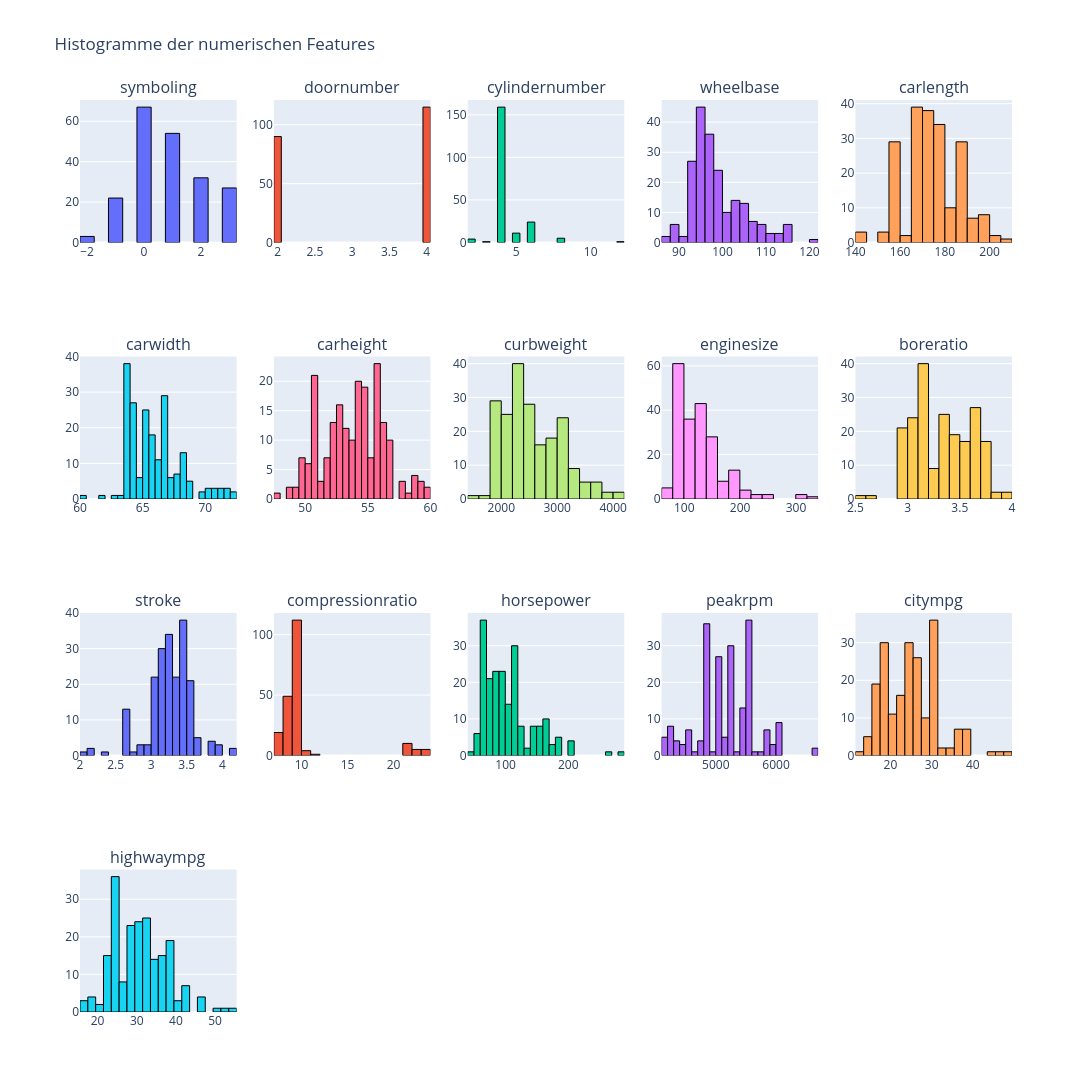

Write notebook code for a chart like this one.
### Code cell
# Feature engneering: 
# Histogram für numerische Werte erstellen und darstellen
numerical_columns = ['symboling','doornumber','cylindernumber','wheelbase', 'carlength', 'carwidth', 'carheight', 'curbweight',
                     'enginesize', 'boreratio', 'stroke', 'compressionratio', 'horsepower',
                     'peakrpm', 'citympg', 'highwaympg']

cols = 5
rows = int(np.ceil(len(numerical_columns) / cols))

fig = make_subplots(rows=rows, cols=cols, subplot_titles=numerical_columns)

for i, feature in enumerate(numerical_columns):
    row = i // cols + 1
    col = i % cols + 1

    fig.add_trace(
    go.Histogram(
        x=df[feature],
        nbinsx=25,
        name=feature,
        marker=dict(
            line=dict(
                color='black',  # Linienfarbe
                width=1         # Liniendicke
            )
        )
    ),
    row=row, col=col
    )


fig.update_layout(
    height=300 * rows,
    width=1400,
    title_text="Histogramme der numerischen Features",
    showlegend=False
)

fig.show()

### Figure 1 — Plotly figure (JSON) as saved in the notebook; plotly's stock layout.template omitted (floating-point values rounded to 4 significant figures; data arrays with more than 128 entries replaced by an {"elided": "..."} marker saying what was removed)
{"data": [{"marker": {"line": {"color": "black", "width": 1}}, "name": "symboling", "nbinsx": 25, "type": "histogram", "x": {"elided": "205 int values"}, "xaxis": "x", "yaxis": "y"}, {"marker": {"line": {"color": "black", "width": 1}}, "name": "doornumber", "nbinsx": 25, "type": "histogram", "x": {"elided": "205 int values"}, "xaxis": "x2", "yaxis": "y2"}, {"marker": {"line": {"color": "black", "width": 1}}, "name": "cylindernumber", "nbinsx": 25, "type": "histogram", "x": {"elided": "205 int values"}, "xaxis": "x3", "yaxis": "y3"}, {"marker": {"line": {"color": "black", "width": 1}}, "name": "wheelbase", "nbinsx": 25, "type": "histogram", "x": {"elided": "205 float values"}, "xaxis": "x4", "yaxis": "y4"}, {"marker": {"line": {"color": "black", "width": 1}}, "name": "carlength", "nbinsx": 25, "type": "histogram", "x": {"elided": "205 float values"}, "xaxis": "x5", "yaxis": "y5"}, {"marker": {"line": {"color": "black", "width": 1}}, "name": "carwidth", "nbinsx": 25, "type": "histogram", "x": {"elided": "205 float values"}, "xaxis": "x6", "yaxis": "y6"}, {"marker": {"line": {"color": "black", "width": 1}}, "name": "carheight", "nbinsx": 25, "type": "histogram", "x": {"elided": "205 float values"}, "xaxis": "x7", "yaxis": "y7"}, {"marker": {"line": {"color": "black", "width": 1}}, "name": "curbweight", "nbinsx": 25, "type": "histogram", "x": {"elided": "205 int values"}, "xaxis": "x8", "yaxis": "y8"}, {"marker": {"line": {"color": "black", "width": 1}}, "name": "enginesize", "nbinsx": 25, "type": "histogram", "x": {"elided": "205 int values"}, "xaxis": "x9", "yaxis": "y9"}, {"marker": {"line": {"color": "black", "width": 1}}, "name": "boreratio", "nbinsx": 25, "type": "histogram", "x": {"elided": "205 float values"}, "xaxis": "x10", "yaxis": "y10"}, {"marker": {"line": {"color": "black", "width": 1}}, "name": "stroke", "nbinsx": 25, "type": "histogram", "x": {"elided": "205 float values"}, "xaxis": "x11", "yaxis": "y11"}, {"marker": {"line": {"color": "black", "width": 1}}, "name": "compressionratio", "nbinsx": 25, "type": "histogram", "x": {"elided": "205 float values"}, "xaxis": "x12", "yaxis": "y12"}, {"marker": {"line": {"color": "black", "width": 1}}, "name": "horsepower", "nbinsx": 25, "type": "histogram", "x": {"elided": "205 int values"}, "xaxis": "x13", "yaxis": "y13"}, {"marker": {"line": {"color": "black", "width": 1}}, "name": "peakrpm", "nbinsx": 25, "type": "histogram", "x": {"elided": "205 int values"}, "xaxis": "x14", "yaxis": "y14"}, {"marker": {"line": {"color": "black", "width": 1}}, "name": "citympg", "nbinsx": 25, "type": "histogram", "x": {"elided": "205 int values"}, "xaxis": "x15", "yaxis": "y15"}, {"marker": {"line": {"color": "black", "width": 1}}, "name": "highwaympg", "nbinsx": 25, "type": "histogram", "x": {"elided": "205 int values"}, "xaxis": "x16", "yaxis": "y16"}], "layout": {"annotations": [{"font": {"size": 16}, "showarrow": false, "text": "symboling", "x": 0.084, "xanchor": "center", "xref": "paper", "y": 1, "yanchor": "bottom", "yref": "paper"}, {"font": {"size": 16}, "showarrow": false, "text": "doornumber", "x": 0.292, "xanchor": "center", "xref": "paper", "y": 1, "yanchor": "bottom", "yref": "paper"}, {"font": {"size": 16}, "showarrow": false, "text": "cylindernumber", "x": 0.5, "xanchor": "center", "xref": "paper", "y": 1, "yanchor": "bottom", "yref": "paper"}, {"font": {"size": 16}, "showarrow": false, "text": "wheelbase", "x": 0.708, "xanchor": "center", "xref": "paper", "y": 1, "yanchor": "bottom", "yref": "paper"}, {"font": {"size": 16}, "showarrow": false, "text": "carlength", "x": 0.916, "xanchor": "center", "xref": "paper", "y": 1, "yanchor": "bottom", "yref": "paper"}, {"font": {"size": 16}, "showarrow": false, "text": "carwidth", "x": 0.084, "xanchor": "center", "xref": "paper", "y": 0.7188, "yanchor": "bottom", "yref": "paper"}, {"font": {"size": 16}, "showarrow": false, "text": "carheight", "x": 0.292, "xanchor": "center", "xref": "paper", "y": 0.7188, "yanchor": "bottom", "yref": "paper"}, {"font": {"size": 16}, "showarrow": false, "text": "curbweight", "x": 0.5, "xanchor": "center", "xref": "paper", "y": 0.7188, "yanchor": "bottom", "yref": "paper"}, {"font": {"size": 16}, "showarrow": false, "text": "enginesize", "x": 0.708, "xanchor": "center", "xref": "paper", "y": 0.7188, "yanchor": "bottom", "yref": "paper"}, {"font": {"size": 16}, "showarrow": false, "text": "boreratio", "x": 0.916, "xanchor": "center", "xref": "paper", "y": 0.7188, "yanchor": "bottom", "yref": "paper"}, {"font": {"size": 16}, "showarrow": false, "text": "stroke", "x": 0.084, "xanchor": "center", "xref": "paper", "y": 0.4375, "yanchor": "bottom", "yref": "paper"}, {"font": {"size": 16}, "showarrow": false, "text": "compressionratio", "x": 0.292, "xanchor": "center", "xref": "paper", "y": 0.4375, "yanchor": "bottom", "yref": "paper"}, {"font": {"size": 16}, "showarrow": false, "text": "horsepower", "x": 0.5, "xanchor": "center", "xref": "paper", "y": 0.4375, "yanchor": "bottom", "yref": "paper"}, {"font": {"size": 16}, "showarrow": false, "text": "peakrpm", "x": 0.708, "xanchor": "center", "xref": "paper", "y": 0.4375, "yanchor": "bottom", "yref": "paper"}, {"font": {"size": 16}, "showarrow": false, "text": "citympg", "x": 0.916, "xanchor": "center", "xref": "paper", "y": 0.4375, "yanchor": "bottom", "yref": "paper"}, {"font": {"size": 16}, "showarrow": false, "text": "highwaympg", "x": 0.084, "xanchor": "center", "xref": "paper", "y": 0.1562, "yanchor": "bottom", "yref": "paper"}], "height": 1200, "showlegend": false, "title": {"text": "Histogramme der numerischen Features"}, "width": 1400, "xaxis": {"anchor": "y", "domain": [0, 0.168]}, "xaxis10": {"anchor": "y10", "domain": [0.832, 1]}, "xaxis11": {"anchor": "y11", "domain": [0, 0.168]}, "xaxis12": {"anchor": "y12", "domain": [0.208, 0.376]}, "xaxis13": {"anchor": "y13", "domain": [0.416, 0.584]}, "xaxis14": {"anchor": "y14", "domain": [0.624, 0.792]}, "xaxis15": {"anchor": "y15", "domain": [0.832, 1]}, "xaxis16": {"anchor": "y16", "domain": [0, 0.168]}, "xaxis17": {"anchor": "y17", "domain": [0.208, 0.376]}, "xaxis18": {"anchor": "y18", "domain": [0.416, 0.584]}, "xaxis19": {"anchor": "y19", "domain": [0.624, 0.792]}, "xaxis2": {"anchor": "y2", "domain": [0.208, 0.376]}, "xaxis20": {"anchor": "y20", "domain": [0.832, 1]}, "xaxis3": {"anchor": "y3", "domain": [0.416, 0.584]}, "xaxis4": {"anchor": "y4", "domain": [0.624, 0.792]}, "xaxis5": {"anchor": "y5", "domain": [0.832, 1]}, "xaxis6": {"anchor": "y6", "domain": [0, 0.168]}, "xaxis7": {"anchor": "y7", "domain": [0.208, 0.376]}, "xaxis8": {"anchor": "y8", "domain": [0.416, 0.584]}, "xaxis9": {"anchor": "y9", "domain": [0.624, 0.792]}, "yaxis": {"anchor": "x", "domain": [0.8438, 1]}, "yaxis10": {"anchor": "x10", "domain": [0.5625, 0.7188]}, "yaxis11": {"anchor": "x11", "domain": [0.2812, 0.4375]}, "yaxis12": {"anchor": "x12", "domain": [0.2812, 0.4375]}, "yaxis13": {"anchor": "x13", "domain": [0.2812, 0.4375]}, "yaxis14": {"anchor": "x14", "domain": [0.2812, 0.4375]}, "yaxis15": {"anchor": "x15", "domain": [0.2812, 0.4375]}, "yaxis16": {"anchor": "x16", "domain": [0, 0.1562]}, "yaxis17": {"anchor": "x17", "domain": [0, 0.1562]}, "yaxis18": {"anchor": "x18", "domain": [0, 0.1562]}, "yaxis19": {"anchor": "x19", "domain": [0, 0.1562]}, "yaxis2": {"anchor": "x2", "domain": [0.8438, 1]}, "yaxis20": {"anchor": "x20", "domain": [0, 0.1562]}, "yaxis3": {"anchor": "x3", "domain": [0.8438, 1]}, "yaxis4": {"anchor": "x4", "domain": [0.8438, 1]}, "yaxis5": {"anchor": "x5", "domain": [0.8438, 1]}, "yaxis6": {"anchor": "x6", "domain": [0.5625, 0.7188]}, "yaxis7": {"anchor": "x7", "domain": [0.5625, 0.7188]}, "yaxis8": {"anchor": "x8", "domain": [0.5625, 0.7188]}, "yaxis9": {"anchor": "x9", "domain": [0.5625, 0.7188]}}}
